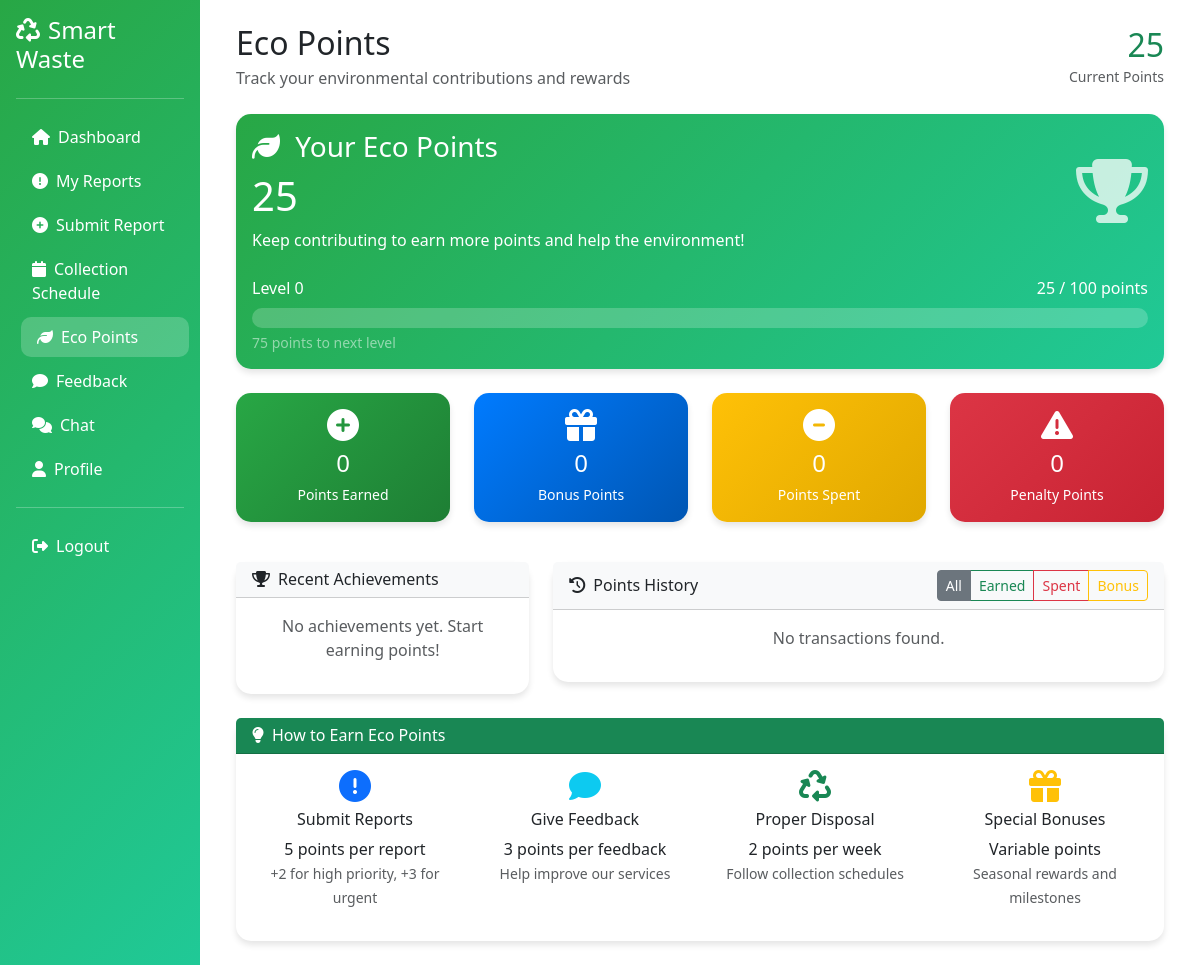
The app's page /dashboard/resident/points.php (signed in) with its own data.
### tables this page shows
CREATE TABLE users (
    id INT UNSIGNED NOT NULL AUTO_INCREMENT,
    username VARCHAR(100) NOT NULL,
    first_name VARCHAR(100) NOT NULL,
    middle_name VARCHAR(100) NULL,
    last_name VARCHAR(100) NOT NULL,
    email VARCHAR(190) NOT NULL,
    password VARCHAR(255) NOT NULL,
    role VARCHAR(20) NOT NULL DEFAULT 'resident',  
    address VARCHAR(255) NOT NULL,
    phone VARCHAR(20) NULL,
    profile_image VARCHAR(255) NULL,
    eco_points INT DEFAULT 0,
    email_verified_at DATETIME NULL,
    created_at TIMESTAMP NOT NULL DEFAULT CURRENT_TIMESTAMP,
    updated_at TIMESTAMP NOT NULL DEFAULT CURRENT_TIMESTAMP ON UPDATE CURRENT_TIMESTAMP,
    PRIMARY KEY (id),
    UNIQUE KEY uq_users_email (email),
    UNIQUE KEY uq_users_username (username)
);

### dashboard/resident/points.php (the view, shortened to what the rows shown need)
<?php
require_once __DIR__ . '/../../config/config.php';
$user_id = $_SESSION['user_id'] ?? null;
$stmt = $conn->prepare("SELECT * FROM users WHERE id = ?");
$stmt->bind_param("i", $user_id);
$stmt->execute();
$user = $stmt->get_result()->fetch_assoc();
?>
<!DOCTYPE html>
<html lang="en">
<head>
    <link href="https://cdn.jsdelivr.net/npm/bootstrap@5.3.0/dist/css/bootstrap.min.css" rel="stylesheet">
    <link rel="stylesheet" href="https://cdnjs.cloudflare.com/ajax/libs/font-awesome/6.4.0/css/all.min.css">
</head>
<body>
    <div class="container-fluid">
        <div class="row">
            <div class="col-md-9 col-lg-10">
                <div class="p-4">
                    <div class="d-flex justify-content-between align-items-center mb-4">
                        <div>
                            <h2 class="mb-1">Eco Points</h2>
                        </div>
                        <div class="text-end">
                            <div class="h2 text-success mb-0"><?php echo $user['eco_points']; ?></div>
                            <small class="text-muted">Current Points</small>
                        </div>
                    </div>
                    <div class="card points-card mb-4">
                        <div class="card-body">
                            <div class="row align-items-center">
                                <div class="col-md-8">
                                    <h3 class="mb-2">
                                        <i class="fas fa-leaf me-2"></i>
                                        Your Eco Points
                                    </h3>
                                    <h1 class="mb-2"><?php echo $user['eco_points']; ?></h1>
                                    <p class="mb-0">Keep contributing to earn more points and help the environment!</p>
                                </div>
                            </div>
                            <div class="mt-4">
                                <?php
                                $current_level = floor($user['eco_points'] / 100);
                                $next_level_points = ($current_level + 1) * 100;
                                ?>
                                <div class="d-flex justify-content-between align-items-center mb-2">
                                    <span>Level <?php echo $current_level; ?></span>
                                    <span><?php echo $user['eco_points']; ?> / <?php echo $next_level_points; ?> points</span>
                                </div>
                                <div class="level-progress">
                                </div>
                                <small class="text-white-50 mt-1 d-block">
                                    <?php echo $next_level_points - $user['eco_points']; ?> points to next level
                                </small>
                            </div>
                        </div>
                    </div>
                </div>
            </div>
        </div>
    </div>
</body>
</html>

### records on screen
users: eco_points "25", eco_points "0", eco_points "100", $next_level_points-$user['eco_points'] "75"

### other values on screen
APP_NAME "Smart Waste"
$stats['total_earned'] "0"
$stats['total_bonus'] "0"
$stats['total_spent'] "0"
$stats['total_penalty'] "0"
